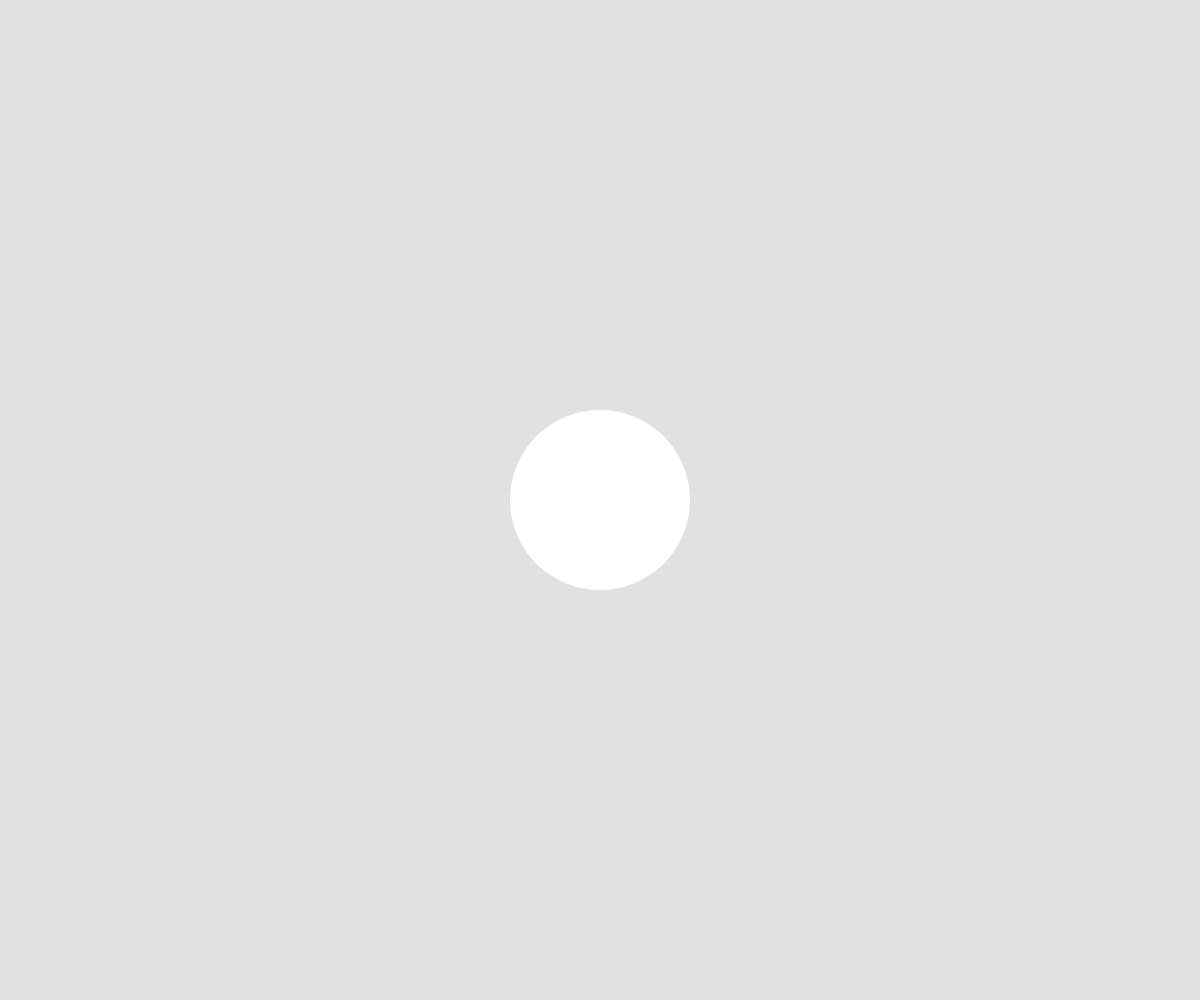
Frame 1 (no input)
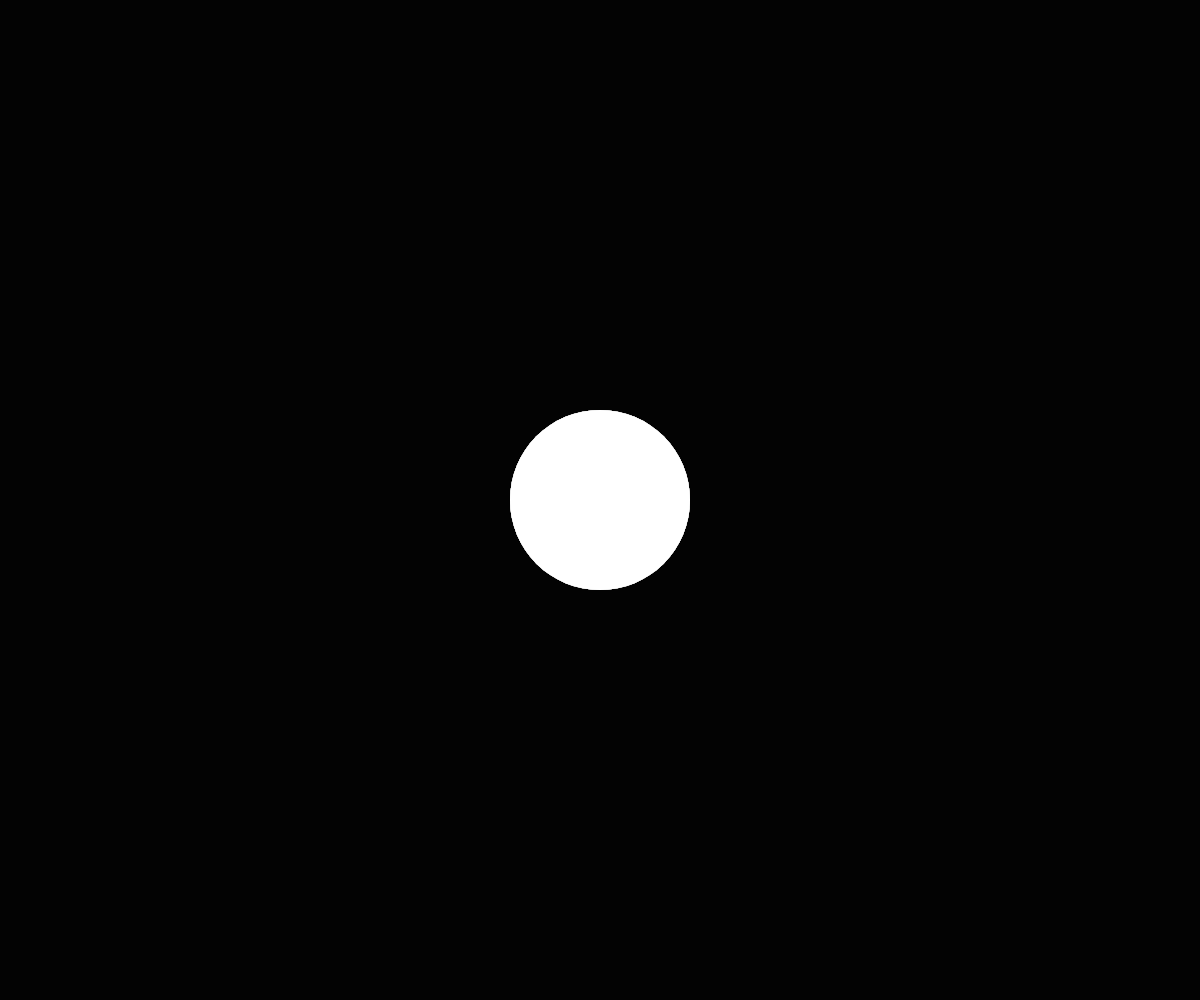
Frame 60 (no input)
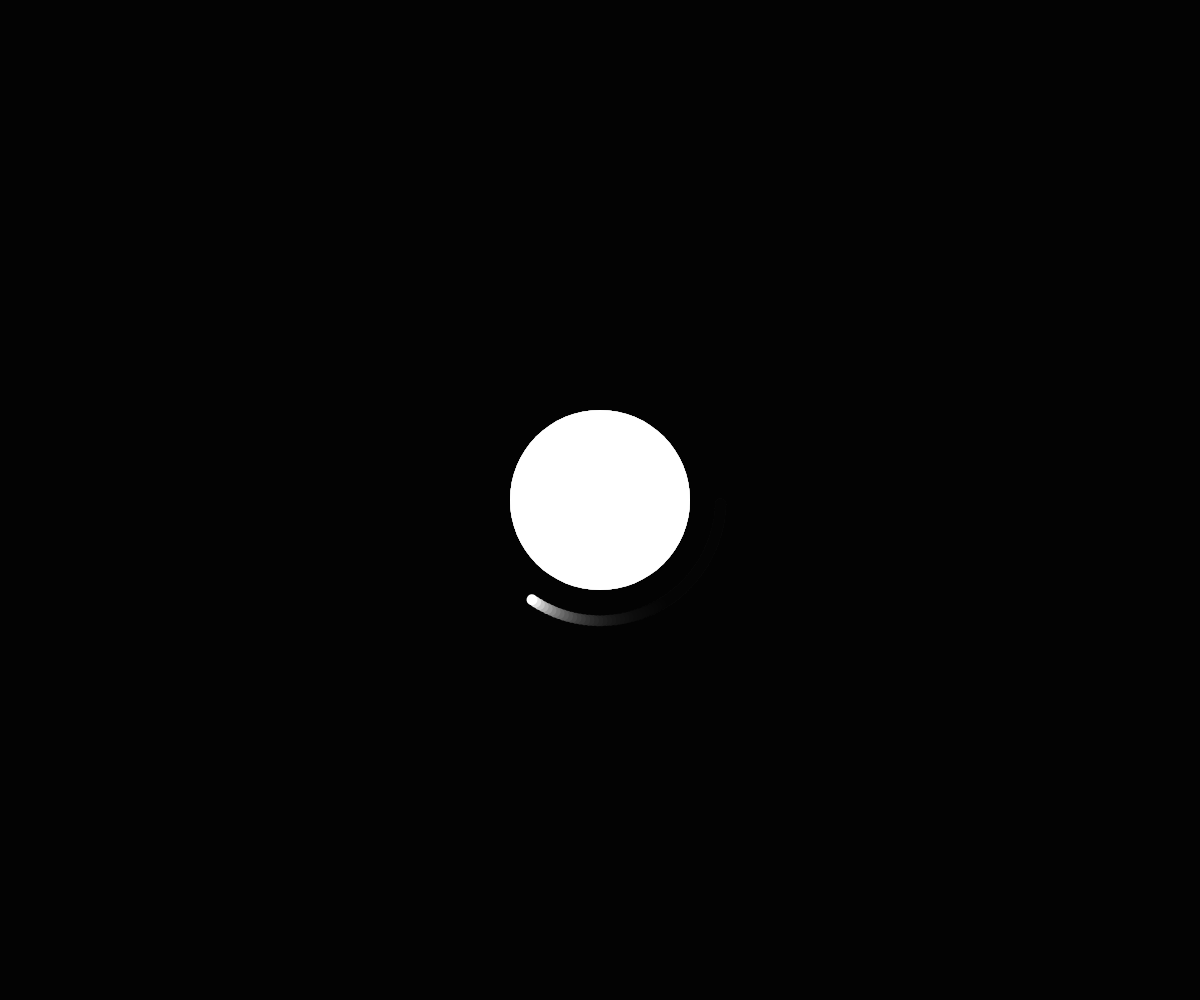
Frame 120 (the mouse pressed at the canvas centre since frame 60)

The p5.js sketch that drew these frames (run headless with seeded random() and noise() and a simulated clock; from frame 60 on, the mouse is pressed at the canvas centre):

// p5.js sketch
// ── sketch.js
// Planets and Moons
// Mr. Scott
// March 26, 2026

// Globals

//On your own challenge
// Add some style to the planet/moons (color, trail effect)
// Stars in the background → create Star class, use array
// Multiple Planets... which planet gets the moon
// or
// something cool you devise of your own

let myPlanet; 

function setup() {
  noStroke();
  createCanvas(windowWidth, windowHeight);
  angleMode(DEGREES);
  myPlanet = new Planet(width/2, height/2);
}

function draw() {
  background(0,30);
  myPlanet.display();
}

function mousePressed(){
  //regular click -> add moon
  //SHIFT click -> destroy and reset moon
  if(keyIsPressed && keyCode === SHIFT){
    myPlanet = new Planet(width/2, height/2);
  }
  else myPlanet.createMoon();
}

function keyPressed(){
  if(keyCode !== SHIFT){
    myPlanet.x = mouseX;
    myPlanet.y = mouseY;
  }
}

class Planet{
  //constructor
  constructor(x,y){
    this.x = x;  this.y = y;  this.s = 180;
    this.moons = [];
  }

  //class methods
  createMoon(){
    this.moons.push(new Moon());
  }

  display(){
    //draw the planet + all of its moons
    circle(this.x, this.y, this.s);

    //for the moons
    for (let m of this.moons){
      m.update(this.x, this.y);
    }

  }
}

class Moon{
  constructor(){
    this.speed = random(1,2.5);  //angular speed
    this.angle = 0;
    this.orbitRadius = random(100,200);
    this.s = random(5,13);
  }

  //class methods
  move(){
    this.angle += this.speed;
  }

  display(x,y){
    push();
    translate(x,y);
    rotate(this.angle);
    circle(this.orbitRadius, 0, this.s);
    pop();
  }

  update(x,y){
    //helper method to handle all internal
    //method calls.
    this.move();
    this.display(x,y);
  }

}
